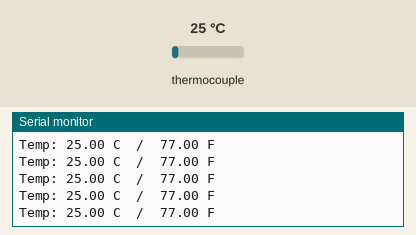
This sketch was run on a simulated Arduino Uno, built with avr-gcc and run on an emulated ATmega328P. On the bench: the last lines printed to the serial monitor. The inputs (shaded band) are chosen by the test bench; at power-on: thermocouple 25 °C.

Above: at 1.7 s.
1.8 s: thermocouple set to 6 °C
At 2.2 s:
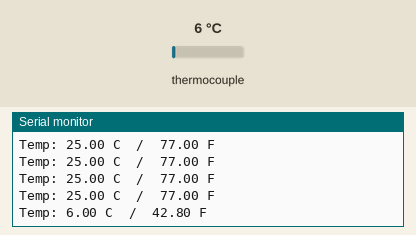
4.8 s: thermocouple set to 75 °C
At 4.97 s:
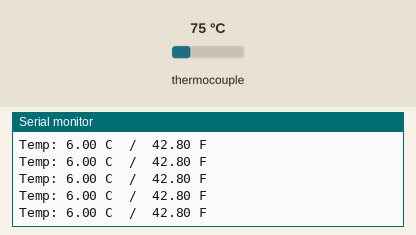
Timing chart, 0 to 7.8 s (numbered marks = the images above; inputs shaded):
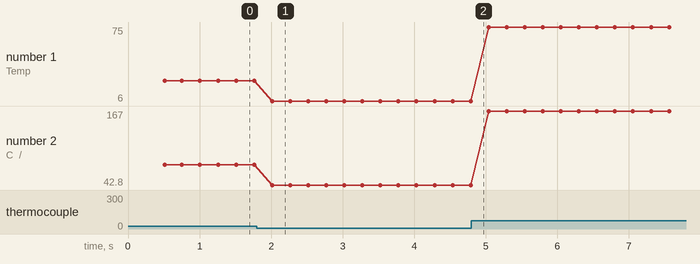

The sketch:

example.ino
```cpp
// Reads Celsius and Fahrenheit from a MAX6675 on an Arduino using the Adafruit MAX6675 library and prints values to Serial, with a check for a disconnected thermocouple.
//
// Buy this module: https://shillehtek.com/products/max6675-module-k-type-thermocouple-sensor-measures-up-to-1024-degrees
// Full manual: https://shillehtek.com/blogs/shillehtek-product-manuals/max6675-module-k-type-thermocouple-sensor-measures-up-to-1024-degrees-manual
// More examples: https://github.com/shillehbean/shillehtek-examples
//

// MAX6675 K-type thermocouple - Arduino
// Library: Adafruit MAX6675 (Library Manager)

#include <max6675.h>

const int CS_PIN  = 5;
const int SCK_PIN = 6;
const int SO_PIN  = 4;

MAX6675 thermo(SCK_PIN, CS_PIN, SO_PIN);

void setup() {
  Serial.begin(9600);
  delay(500); // chip needs time to stabilize on first power-up
  Serial.println("MAX6675 ready");
}

void loop() {
  float c = thermo.readCelsius();
  float f = thermo.readFahrenheit();

  if (isnan(c)) {
    Serial.println("Thermocouple disconnected!");
  } else {
    Serial.print("Temp: ");
    Serial.print(c);
    Serial.print(" C  /  ");
    Serial.print(f);
    Serial.println(" F");
  }

  delay(250); // MAX6675 needs ~220ms between reads
}
```

Measured:
- after the input at 1.8 s, the serial monitor: prints a new line after 0.21 s (image 1)
- plotted number 1: 25 → 6 after the input at 1.8 s, 6 → 75 after the input at 4.8 s
- plotted number 2: 77 → 42.8 after the input at 1.8 s, 42.8 → 167 after the input at 4.8 s
